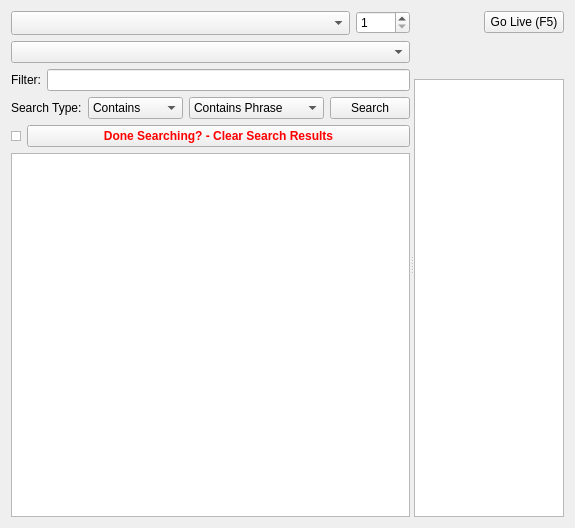
<?xml version="1.0" encoding="UTF-8"?>
<ui version="4.0">
 <class>SongWidget</class>
 <widget class="QWidget" name="SongWidget">
  <property name="geometry">
   <rect>
    <x>0</x>
    <y>0</y>
    <width>575</width>
    <height>528</height>
   </rect>
  </property>
  <property name="sizePolicy">
   <sizepolicy hsizetype="Preferred" vsizetype="Preferred">
    <horstretch>0</horstretch>
    <verstretch>0</verstretch>
   </sizepolicy>
  </property>
  <property name="minimumSize">
   <size>
    <width>400</width>
    <height>0</height>
   </size>
  </property>
  <property name="windowTitle">
   <string>Form</string>
  </property>
  <layout class="QHBoxLayout" name="horizontalLayout_6">
   <item>
    <widget class="QSplitter" name="splitter">
     <property name="orientation">
      <enum>Qt::Horizontal</enum>
     </property>
     <property name="childrenCollapsible">
      <bool>false</bool>
     </property>
     <widget class="QWidget" name="layoutWidget">
      <layout class="QVBoxLayout" name="verticalLayout">
       <item>
        <layout class="QHBoxLayout" name="horizontalLayout_4" stretch="10,0">
         <item>
          <widget class="QComboBox" name="songbook_menu">
           <property name="toolTip">
            <string>Use this menu to show only songs beloning to a particular Songbook</string>
           </property>
           <property name="statusTip">
            <string>Select Songbook to use</string>
           </property>
           <property name="sizeAdjustPolicy">
            <enum>QComboBox::AdjustToMinimumContentsLengthWithIcon</enum>
           </property>
           <property name="duplicatesEnabled">
            <bool>true</bool>
           </property>
          </widget>
         </item>
         <item>
          <widget class="QSpinBox" name="song_num_spinbox">
           <property name="toolTip">
            <string>Selects a song by the number in the selected Songbook</string>
           </property>
           <property name="minimum">
            <number>1</number>
           </property>
           <property name="maximum">
            <number>2800</number>
           </property>
           <property name="value">
            <number>1</number>
           </property>
          </widget>
         </item>
        </layout>
       </item>
       <item>
        <widget class="QComboBox" name="comboBoxCategory"/>
       </item>
       <item>
        <layout class="QHBoxLayout" name="horizontalLayout_3">
         <item>
          <widget class="QLabel" name="labelFilter">
           <property name="text">
            <string>Filter:</string>
           </property>
           <property name="alignment">
            <set>Qt::AlignRight|Qt::AlignTrailing|Qt::AlignVCenter</set>
           </property>
          </widget>
         </item>
         <item>
          <widget class="QLineEdit" name="lineEditSearch">
           <property name="enabled">
            <bool>true</bool>
           </property>
           <property name="minimumSize">
            <size>
             <width>125</width>
             <height>0</height>
            </size>
           </property>
           <property name="toolTip">
            <string>Use this field to limit the display of the songs to only the ones that contain the specified text in the song title or song number</string>
           </property>
          </widget>
         </item>
        </layout>
       </item>
       <item>
        <layout class="QHBoxLayout" name="horizontalLayout_5">
         <item>
          <widget class="QLabel" name="labelSearchType">
           <property name="text">
            <string>Search Type:</string>
           </property>
          </widget>
         </item>
         <item>
          <widget class="QComboBox" name="comboBoxFilterType">
           <property name="sizePolicy">
            <sizepolicy hsizetype="MinimumExpanding" vsizetype="Fixed">
             <horstretch>0</horstretch>
             <verstretch>0</verstretch>
            </sizepolicy>
           </property>
           <item>
            <property name="text">
             <string>Contains</string>
            </property>
           </item>
           <item>
            <property name="text">
             <string>Begins</string>
            </property>
           </item>
           <item>
            <property name="text">
             <string>Exact Match</string>
            </property>
           </item>
          </widget>
         </item>
         <item>
          <widget class="QComboBox" name="comboBoxSearchType">
           <property name="sizePolicy">
            <sizepolicy hsizetype="MinimumExpanding" vsizetype="Fixed">
             <horstretch>0</horstretch>
             <verstretch>0</verstretch>
            </sizepolicy>
           </property>
           <item>
            <property name="text">
             <string>Contains Phrase</string>
            </property>
           </item>
           <item>
            <property name="text">
             <string>Contains Word Phrase</string>
            </property>
           </item>
           <item>
            <property name="text">
             <string>Line Begins</string>
            </property>
           </item>
           <item>
            <property name="text">
             <string>Contains Any Word</string>
            </property>
           </item>
           <item>
            <property name="text">
             <string>Contains All Words</string>
            </property>
           </item>
          </widget>
         </item>
         <item>
          <widget class="QPushButton" name="pushButtonSearch">
           <property name="text">
            <string>Search</string>
           </property>
           <property name="icon">
            <iconset resource="softprojector.qrc">
             <normaloff>:/icons/icons/search.png</normaloff>:/icons/icons/search.png</iconset>
           </property>
           <property name="shortcut">
            <string>Return</string>
           </property>
          </widget>
         </item>
        </layout>
       </item>
       <item>
        <layout class="QHBoxLayout" name="horizontalLayout_7">
         <item>
          <widget class="QListWidget" name="listWidgetDummy">
           <property name="maximumSize">
            <size>
             <width>10</width>
             <height>10</height>
            </size>
           </property>
           <property name="alternatingRowColors">
            <bool>true</bool>
           </property>
           <property name="spacing">
            <number>5</number>
           </property>
          </widget>
         </item>
         <item>
          <widget class="QPushButton" name="pushButtonClearResults">
           <property name="palette">
            <palette>
             <active>
              <colorrole role="ButtonText">
               <brush brushstyle="SolidPattern">
                <color alpha="255">
                 <red>255</red>
                 <green>0</green>
                 <blue>0</blue>
                </color>
               </brush>
              </colorrole>
             </active>
             <inactive>
              <colorrole role="ButtonText">
               <brush brushstyle="SolidPattern">
                <color alpha="255">
                 <red>255</red>
                 <green>0</green>
                 <blue>0</blue>
                </color>
               </brush>
              </colorrole>
             </inactive>
             <disabled>
              <colorrole role="ButtonText">
               <brush brushstyle="SolidPattern">
                <color alpha="255">
                 <red>120</red>
                 <green>120</green>
                 <blue>120</blue>
                </color>
               </brush>
              </colorrole>
             </disabled>
            </palette>
           </property>
           <property name="font">
            <font>
             <weight>75</weight>
             <bold>true</bold>
            </font>
           </property>
           <property name="text">
            <string>Done Searching? - Clear Search Results</string>
           </property>
          </widget>
         </item>
        </layout>
       </item>
       <item>
        <widget class="QTableView" name="songs_view">
         <property name="selectionMode">
          <enum>QAbstractItemView::SingleSelection</enum>
         </property>
         <property name="selectionBehavior">
          <enum>QAbstractItemView::SelectRows</enum>
         </property>
         <property name="sortingEnabled">
          <bool>true</bool>
         </property>
         <attribute name="horizontalHeaderStretchLastSection">
          <bool>true</bool>
         </attribute>
         <attribute name="verticalHeaderVisible">
          <bool>false</bool>
         </attribute>
         <attribute name="verticalHeaderDefaultSectionSize">
          <number>20</number>
         </attribute>
        </widget>
       </item>
      </layout>
     </widget>
     <widget class="QWidget" name="layoutWidget1">
      <layout class="QVBoxLayout" name="verticalLayout_2">
       <item>
        <layout class="QHBoxLayout" name="horizontalLayout_2" stretch="0,0">
         <item>
          <spacer name="horizontalSpacer_3">
           <property name="orientation">
            <enum>Qt::Horizontal</enum>
           </property>
           <property name="sizeHint" stdset="0">
            <size>
             <width>40</width>
             <height>20</height>
            </size>
           </property>
          </spacer>
         </item>
         <item>
          <widget class="QPushButton" name="btnLive">
           <property name="toolTip">
            <string>Quickly display the selected song on the screen without adding it to playlist first</string>
           </property>
           <property name="text">
            <string>Go Live (F5)</string>
           </property>
           <property name="icon">
            <iconset resource="softprojector.qrc">
             <normaloff>:/icons/icons/go_live.png</normaloff>:/icons/icons/go_live.png</iconset>
           </property>
           <property name="shortcut">
            <string>F5</string>
           </property>
          </widget>
         </item>
        </layout>
       </item>
       <item>
        <widget class="QLabel" name="preview_label"/>
       </item>
	   <item>
        <widget class="QLabel" name="label_notes">
         <property name="palette">
          <palette>
           <active>
            <colorrole role="WindowText">
             <brush brushstyle="SolidPattern">
              <color alpha="255">
               <red>255</red>
               <green>0</green>
               <blue>4</blue>
              </color>
             </brush>
            </colorrole>
           </active>
           <inactive>
            <colorrole role="WindowText">
             <brush brushstyle="SolidPattern">
              <color alpha="255">
               <red>255</red>
               <green>0</green>
               <blue>4</blue>
              </color>
             </brush>
            </colorrole>
           </inactive>
           <disabled>
            <colorrole role="WindowText">
             <brush brushstyle="SolidPattern">
              <color alpha="255">
               <red>120</red>
               <green>120</green>
               <blue>120</blue>
              </color>
             </brush>
            </colorrole>
           </disabled>
          </palette>
         </property>
         <property name="font">
          <font>
           <weight>75</weight>
           <bold>true</bold>
          </font>
         </property>
         <property name="text">
          <string/>
         </property>
         <property name="wordWrap">
          <bool>true</bool>
         </property>
        </widget>
       </item>
       <item>
        <widget class="QListWidget" name="listPreview">
         <property name="minimumSize">
          <size>
           <width>150</width>
           <height>0</height>
          </size>
         </property>
         <property name="alternatingRowColors">
          <bool>true</bool>
         </property>
         <property name="spacing">
          <number>5</number>
         </property>
        </widget>
       </item>
      </layout>
     </widget>
    </widget>
   </item>
  </layout>
 </widget>
 <tabstops>
  <tabstop>songbook_menu</tabstop>
  <tabstop>song_num_spinbox</tabstop>
  <tabstop>comboBoxCategory</tabstop>
  <tabstop>lineEditSearch</tabstop>
  <tabstop>comboBoxSearchType</tabstop>
  <tabstop>pushButtonSearch</tabstop>
  <tabstop>listWidgetDummy</tabstop>
  <tabstop>pushButtonClearResults</tabstop>
  <tabstop>songs_view</tabstop>
  <tabstop>listPreview</tabstop>
  <tabstop>btnLive</tabstop>
 </tabstops>
 <resources>
  <include location="softprojector.qrc"/>
 </resources>
 <connections/>
</ui>
